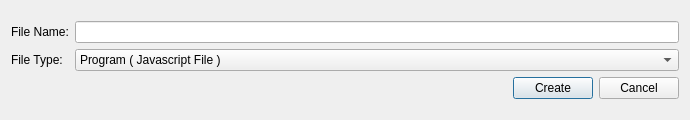
<?xml version="1.0" encoding="UTF-8"?>
<ui version="4.0">
 <class>NewFileDialog</class>
 <widget class="QDialog" name="NewFileDialog">
  <property name="geometry">
   <rect>
    <x>0</x>
    <y>0</y>
    <width>690</width>
    <height>120</height>
   </rect>
  </property>
  <property name="windowTitle">
   <string>New File</string>
  </property>
  <property name="styleSheet">
   <string notr="true"/>
  </property>
  <layout class="QGridLayout" name="gridLayout">
   <item row="0" column="0">
    <layout class="QVBoxLayout" name="verticalLayout_3">
     <item>
      <layout class="QHBoxLayout" name="horizontalLayout_2">
       <item>
        <layout class="QVBoxLayout" name="verticalLayout">
         <item>
          <widget class="QLabel" name="label">
           <property name="text">
            <string>File Name:</string>
           </property>
          </widget>
         </item>
         <item>
          <widget class="QLabel" name="label_2">
           <property name="text">
            <string>File Type:</string>
           </property>
          </widget>
         </item>
        </layout>
       </item>
       <item>
        <layout class="QVBoxLayout" name="verticalLayout_2">
         <item>
          <widget class="QLineEdit" name="fileName">
           <property name="contextMenuPolicy">
            <enum>Qt::NoContextMenu</enum>
           </property>
          </widget>
         </item>
         <item>
          <widget class="QComboBox" name="fileTypeComboBox">
           <property name="contextMenuPolicy">
            <enum>Qt::NoContextMenu</enum>
           </property>
           <item>
            <property name="text">
             <string>Program ( Javascript File )</string>
            </property>
           </item>
           <item>
            <property name="text">
             <string>Points ( .pt )</string>
            </property>
           </item>
          </widget>
         </item>
        </layout>
       </item>
      </layout>
     </item>
     <item>
      <layout class="QHBoxLayout" name="horizontalLayout">
       <item>
        <spacer name="horizontalSpacer">
         <property name="orientation">
          <enum>Qt::Horizontal</enum>
         </property>
         <property name="sizeHint" stdset="0">
          <size>
           <width>40</width>
           <height>20</height>
          </size>
         </property>
        </spacer>
       </item>
       <item>
        <widget class="QPushButton" name="createButton">
         <property name="text">
          <string>Create</string>
         </property>
         <property name="default">
          <bool>true</bool>
         </property>
        </widget>
       </item>
       <item>
        <widget class="QPushButton" name="cancelButton">
         <property name="text">
          <string>Cancel</string>
         </property>
        </widget>
       </item>
      </layout>
     </item>
    </layout>
   </item>
  </layout>
 </widget>
 <tabstops>
  <tabstop>fileName</tabstop>
  <tabstop>fileTypeComboBox</tabstop>
  <tabstop>createButton</tabstop>
  <tabstop>cancelButton</tabstop>
 </tabstops>
 <resources/>
 <connections/>
</ui>
